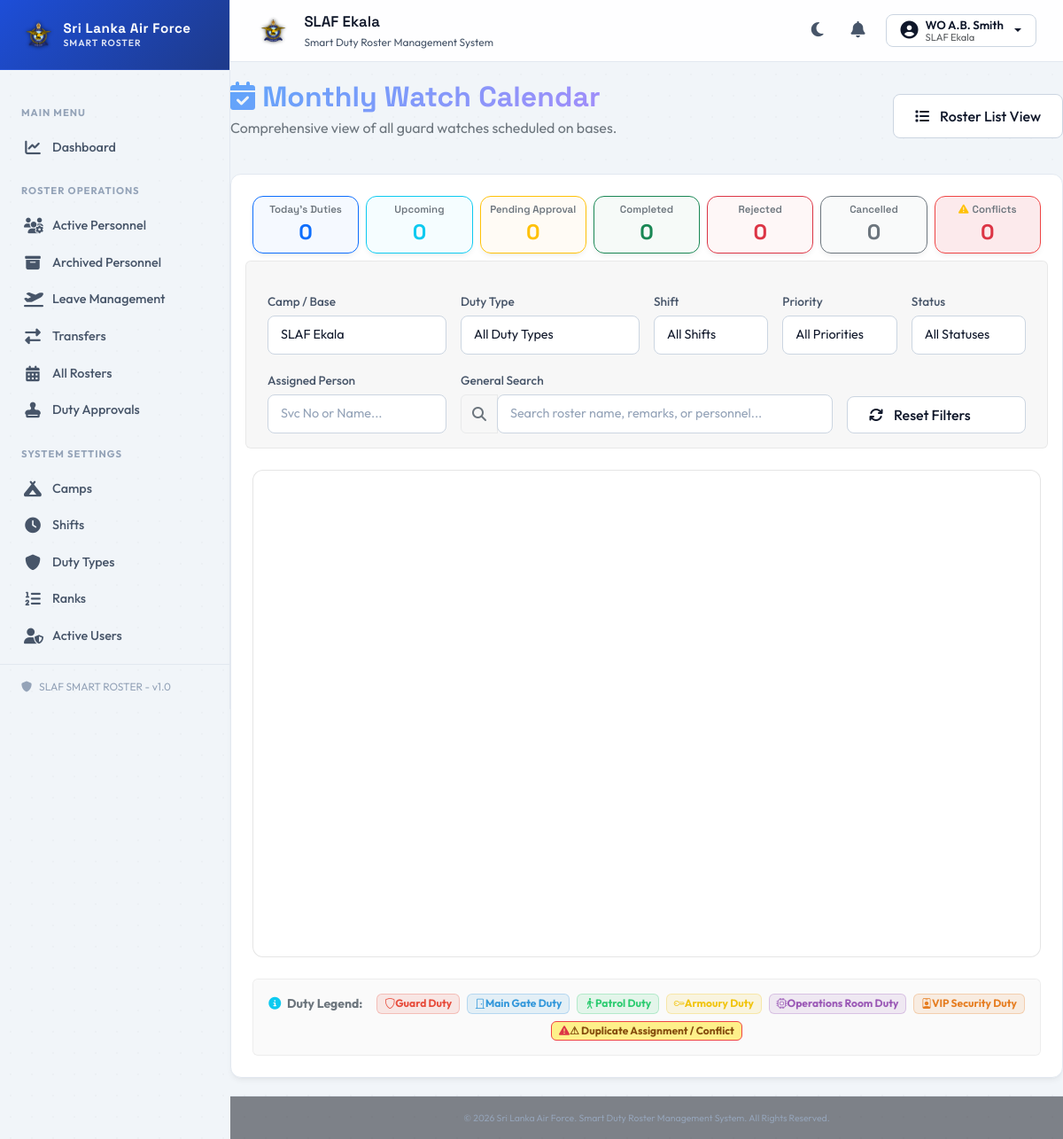
The page /rosters/calendar (signed in) on the database its author committed.
### tables this page shows
CREATE TABLE IF NOT EXISTS `users` (
  `user_id` INT AUTO_INCREMENT PRIMARY KEY,
  `service_number` VARCHAR(30) UNIQUE NOT NULL,
  `username` VARCHAR(100) NULL,
  `password_hash` VARCHAR(255) NOT NULL,
  `role_id` INT NOT NULL,
  `status` ENUM('Active', 'Suspended', 'Locked') DEFAULT 'Active',
  `failed_attempts` INT NOT NULL DEFAULT 0,
  `lock_date` TIMESTAMP NULL DEFAULT NULL,
  `lock_reason` VARCHAR(255) NULL,
  `locked_until` TIMESTAMP NULL DEFAULT NULL,
  `force_password_change` TINYINT(1) NOT NULL DEFAULT 0,
  `password_reset_at` TIMESTAMP NULL DEFAULT NULL,
  `password_reset_by` VARCHAR(30) NULL,
  `password_reset_reason` VARCHAR(255) NULL,
  `unlock_reason` VARCHAR(255) NULL,
  `unlock_date` TIMESTAMP NULL DEFAULT NULL,
  `unlocked_by` VARCHAR(30) NULL,
  `is_archived` TINYINT(1) NOT NULL DEFAULT 0,
  `archived_at` TIMESTAMP NULL DEFAULT NULL,
  `archived_by` VARCHAR(30) NULL,
  `archive_reason` TEXT NULL,
  `restored_at` TIMESTAMP NULL DEFAULT NULL,
  `restored_by` VARCHAR(30) NULL,
  `restore_reason` TEXT NULL,
  `created_at` TIMESTAMP DEFAULT CURRENT_TIMESTAMP,
  `updated_at` TIMESTAMP DEFAULT CURRENT_TIMESTAMP ON UPDATE CURRENT_TIMESTAMP,
  FOREIGN KEY (`service_number`) REFERENCES `personnel` (`service_number`) ON DELETE CASCADE ON UPDATE CASCADE,
  FOREIGN KEY (`role_id`) REFERENCES `roles` (`role_id`) ON UPDATE CASCADE,
  INDEX idx_users_role (`role_id`),
  INDEX idx_users_username (`username`),
  INDEX idx_users_archived (`is_archived`)
);

CREATE TABLE IF NOT EXISTS `camps` (
  `camp_id` INT AUTO_INCREMENT PRIMARY KEY,
  `camp_code` VARCHAR(50) UNIQUE NOT NULL,
  `camp_name` VARCHAR(150) NOT NULL,
  `address` TEXT NULL,
  `status` ENUM('Active', 'Inactive') DEFAULT 'Active',
  `created_at` TIMESTAMP DEFAULT CURRENT_TIMESTAMP,
  `updated_at` TIMESTAMP DEFAULT CURRENT_TIMESTAMP ON UPDATE CURRENT_TIMESTAMP,
  INDEX idx_camp_status (`status`)
);

CREATE TABLE IF NOT EXISTS `ranks` (
  `rank_id` INT AUTO_INCREMENT PRIMARY KEY,
  `rank_code` VARCHAR(50) UNIQUE NOT NULL,
  `rank_name` VARCHAR(100) NOT NULL,
  `rank_short_name` VARCHAR(20) NOT NULL,
  `display_order` INT DEFAULT 0,
  `status` ENUM('Active', 'Inactive') DEFAULT 'Active',
  `created_at` TIMESTAMP DEFAULT CURRENT_TIMESTAMP,
  `updated_at` TIMESTAMP DEFAULT CURRENT_TIMESTAMP ON UPDATE CURRENT_TIMESTAMP
);

CREATE TABLE IF NOT EXISTS `personnel` (
  `service_number` VARCHAR(30) PRIMARY KEY,
  `rank_id` INT NOT NULL,
  `initials` VARCHAR(50) NOT NULL,
  `full_name` VARCHAR(255) NOT NULL,
  `trade` VARCHAR(100) NOT NULL,
  `camp_id` INT NOT NULL,
  `contact_number` VARCHAR(30) NULL,
  `email` VARCHAR(150) UNIQUE NOT NULL,
  `f1250` VARCHAR(100) NULL,
  `section` VARCHAR(100) NULL,
  `appointment` VARCHAR(100) NULL,
  `status` ENUM('Active', 'Inactive', 'Temporary Duty', 'Leave') DEFAULT 'Active',
  `is_archived` TINYINT(1) NOT NULL DEFAULT 0,
  `archived_at` TIMESTAMP NULL DEFAULT NULL,
  `archived_by` VARCHAR(30) NULL DEFAULT NULL,
  `archive_reason` TEXT NULL DEFAULT NULL,
  `restored_at` TIMESTAMP NULL DEFAULT NULL,
  `restored_by` VARCHAR(30) NULL DEFAULT NULL,
  `restore_reason` TEXT NULL DEFAULT NULL,
  `created_at` TIMESTAMP DEFAULT CURRENT_TIMESTAMP,
  `updated_at` TIMESTAMP DEFAULT CURRENT_TIMESTAMP ON UPDATE CURRENT_TIMESTAMP,
  FOREIGN KEY (`camp_id`) REFERENCES `camps` (`camp_id`) ON UPDATE CASCADE,
  FOREIGN KEY (`rank_id`) REFERENCES `ranks` (`rank_id`) ON UPDATE CASCADE,
  INDEX idx_personnel_camp (`camp_id`),
  INDEX idx_personnel_status (`status`),
  INDEX idx_personnel_rank (`rank_id`),
  INDEX idx_personnel_archived (`is_archived`)
);

CREATE TABLE IF NOT EXISTS `duty_types` (
  `duty_type_id` INT AUTO_INCREMENT PRIMARY KEY,
  `duty_type_name` VARCHAR(100) UNIQUE NOT NULL,
  `duty_code` VARCHAR(50) UNIQUE NOT NULL,
  `description` VARCHAR(255) NULL,
  `color_code` VARCHAR(50) NULL,
  `icon_class` VARCHAR(50) NULL,
  `display_order` INT DEFAULT 0,
  `status` ENUM('Active', 'Inactive') DEFAULT 'Active',
  `created_by` INT NULL,
  `updated_by` INT NULL,
  `created_at` TIMESTAMP DEFAULT CURRENT_TIMESTAMP,
  `updated_at` TIMESTAMP DEFAULT CURRENT_TIMESTAMP ON UPDATE CURRENT_TIMESTAMP,
  FOREIGN KEY (`created_by`) REFERENCES `users` (`user_id`) ON DELETE SET NULL,
  FOREIGN KEY (`updated_by`) REFERENCES `users` (`user_id`) ON DELETE SET NULL
);

### views/rosters/calendar.php (the view, shortened to what the rows shown need)
<?php
include __DIR__ . '/../layout/header.php';
?>
<div class="row mb-4 align-items-center">
    <div class="col-md-6">
        <h2 class="fw-bold mb-1 gradient-text"><i class="fas fa-calendar-check"></i> Monthly Watch Calendar</h2>
    </div>
</div>
<div class="glass-card p-4">
    <div class="d-flex flex-wrap gap-2 mt-4 align-items-center justify-content-center p-3 rounded" style="background: rgba(0,0,0,0.02); border: 1px solid rgba(0,0,0,0.05);">
        <strong class="text-secondary small me-2"><i class="fas fa-circle-info text-info me-1"></i> Duty Legend:</strong>
        <?php foreach ($activeDutyTypes as $dt): ?>
            <span class="badge d-inline-flex align-items-center gap-1.5 px-2.5 py-1.5 rounded text-dark" style="background: <?= htmlspecialchars($dt['color_code']) ?>1c; border: 1px solid <?= htmlspecialchars($dt['color_code']) ?>44; color: <?= htmlspecialchars($dt['color_code']) ?> !important;">
                <i class="<?= htmlspecialchars($dt['icon_class']) ?>"></i> <?= htmlspecialchars($dt['duty_type_name']) ?>
            </span>
        <?php endforeach; ?>
        <span class="badge d-inline-flex align-items-center gap-1.5 px-2.5 py-1.5 rounded text-dark" style="background: #fef08a; border: 1px solid #ef4444; color: #854d0e !important;">
            <i class="fas fa-triangle-exclamation text-danger"></i> ⚠ Duplicate Assignment / Conflict
        </span>
    </div>
</div>
<?php
include __DIR__ . '/../layout/footer.php';
?>

### views/layout/header.php (shortened to what the rows shown need)
<?php
$isLoggedIn = Session::has('user_id');
$roleName = Session::get('role_name');
$fullName = Session::get('full_name');
$rankName = Session::get('rank');
$serviceNum = Session::get('service_number');
$profileName = '';
$profileCampName = '';
if ($isLoggedIn && $serviceNum) {
    try {
        $profile = User::getProfileInfo(Session::get('user_id'));
        if ($profile) {
            $initials = $profile['initials'] ?? '';
            $fName = $profile['full_name'] ?? '';
            $rankShort = $profile['rank_short_name'] ?? '';
            $nameParts = explode(' ', trim($fName));
            $lastName = end($nameParts);
            $rankPrefix = ($rankShort ?: ($rankName ?? ''));
            $profileName = ($rankPrefix ? $rankPrefix . ' ' : '') . $initials . ' ' . $lastName;
            $profileCampName = $profile['camp_name'] ?: 'No Location';
        } else {
            $profileName = ($rankName ? $rankName . ' ' : '') . $fullName;
            $profileCampName = 'SLAF Base';
        }
    } catch (Exception $e) {
        $profileName = ($rankName ? $rankName . ' ' : '') . $fullName;
        $profileCampName = 'SLAF Base';
    }
}
?>
<!DOCTYPE html>
<html lang="en">
<head>
    <link href="<?= BASE_URL ?>/views/assets/vendor/css/bootstrap.min.css" rel="stylesheet">
    <link href="https://cdnjs.cloudflare.com/ajax/libs/font-awesome/6.4.2/css/all.min.css" rel="stylesheet">
    <link rel="stylesheet" href="https://cdn.jsdelivr.net/npm/bootstrap-icons@1.11.3/font/bootstrap-icons.min.css">
    <link href="<?= BASE_URL ?>/views/assets/css/style.css?v=<?= time() ?>" rel="stylesheet">
</head>
<body>
    <?php if ($isLoggedIn):
        $campName = $profileCampName ?: 'SLAF Base';
    ?>
    <div class="app-container">
        <aside class="sidebar-custom offcanvas-lg offcanvas-start" id="sidebarMenu" tabindex="-1" aria-labelledby="sidebarMenuLabel">
            <div class="sidebar-header offcanvas-header d-flex align-items-center justify-content-between">
                <div class="d-flex align-items-center gap-2">
                    <img src="<?= BASE_URL ?>/views/assets/images/slaf_logo.png" alt="SLAF Logo" style="height: 38px; width: auto; object-fit: contain;">
                    <div class="sidebar-brand-text">
                        <div class="sidebar-brand-title">Sri Lanka Air Force</div>
                        <div class="sidebar-brand-subtitle">SMART ROSTER</div>
                    </div>
                </div>
            </div>
            <div class="offcanvas-body d-flex flex-column p-0 flex-grow-1">
                <div class="sidebar-menu">
                    <div class="sidebar-group-title">Main Menu</div>
                    <a class="sidebar-link <?= ($route ?? '') === '/dashboard' ? 'active' : '' ?>" href="<?= BASE_URL ?>/dashboard">
                        <i class="fas fa-chart-line"></i> Dashboard
                    </a>
                    <?php if ($roleName === 'Administrator' || $roleName === 'Super Admin'): ?>
                        <div class="sidebar-group-title">Roster Operations</div>
                        <a class="sidebar-link <?= ($route ?? '') === '/personnel' ? 'active' : '' ?>" href="<?= BASE_URL ?>/personnel">
                            <i class="fas fa-users-gear"></i> Active Personnel
                        </a>
                        <a class="sidebar-link <?= ($route ?? '') === '/personnel/archived' ? 'active' : '' ?>" href="<?= BASE_URL ?>/personnel/archived">
                            <i class="fas fa-box-archive"></i> Archived Personnel
                        </a>
                        <a class="sidebar-link <?= ($route ?? '') === '/leaves' ? 'active' : '' ?>" href="<?= BASE_URL ?>/leaves">
                            <i class="fas fa-plane-departure"></i> Leave Management
                        </a>
                        <a class="sidebar-link <?= in_array(($route ?? ''), ['/postings', '/transfers', '/transfers/view']) ? 'active' : '' ?>" href="<?= BASE_URL ?>/transfers">
                            <i class="fas fa-right-left"></i> Transfers
                        </a>
                        <a class="sidebar-link <?= ($route ?? '') === '/rosters' ? 'active' : '' ?>" href="<?= BASE_URL ?>/rosters">
                            <i class="fas fa-calendar-days"></i> All Rosters
                        </a>
                        <a class="sidebar-link <?= ($route ?? '') === '/rosters/approve' ? 'active' : '' ?>" href="<?= BASE_URL ?>/rosters/approve">
                            <i class="fas fa-stamp"></i> Duty Approvals
                        </a>
                        <div class="sidebar-group-title">System Settings</div>
                        <a class="sidebar-link <?= ($route ?? '') === '/camps' ? 'active' : '' ?>" href="<?= BASE_URL ?>/camps">
                            <i class="fas fa-campground"></i> Camps
                        </a>
                        <a class="sidebar-link <?= ($route ?? '') === '/shifts' ? 'active' : '' ?>" href="<?= BASE_URL ?>/shifts">
                            <i class="fas fa-clock"></i> Shifts
                        </a>
                        <a class="sidebar-link <?= ($route ?? '') === '/duty-types' ? 'active' : '' ?>" href="<?= BASE_URL ?>/duty-types">
                            <i class="fas fa-shield"></i> Duty Types
                        </a>
                        <a class="sidebar-link <?= ($route ?? '') === '/ranks' ? 'active' : '' ?>" href="<?= BASE_URL ?>/ranks">
                            <i class="fas fa-list-ol"></i> Ranks
                        </a>
                        <a class="sidebar-link <?= ($route ?? '') === '/users' ? 'active' : '' ?>" href="<?= BASE_URL ?>/users">
                            <i class="fas fa-user-shield"></i> Active Users
                        </a>
                        <a class="sidebar-link <?= ($route ?? '') === '/users/archived' ? 'active' : '' ?>" href="<?= BASE_URL ?>/users/archived">
                        </a>
                    <?php endif; ?>
                </div>
                <div class="sidebar-footer">
                    <i class="fas fa-shield"></i> SLAF SMART ROSTER - v1.0
                </div>
            </div>
        </aside>
        <div class="main-layout">
            <header class="topbar-custom">
                <div class="d-flex align-items-center">
                    <img src="<?= BASE_URL ?>/views/assets/images/slaf_logo.png" alt="SLAF Logo" class="me-3" style="height: 36px; width: auto; object-fit: contain;">
                    <div class="topbar-title-section">
                        <div class="topbar-title d-none d-md-block"><?= htmlspecialchars($campName) ?></div>
                        <div class="topbar-subtitle d-none d-md-block">Smart Duty Roster Management System</div>
                    </div>
                </div>
                <div class="topbar-actions">
                    <button class="topbar-action-btn" id="themeToggle" title="Toggle theme">
                        <i class="fas fa-moon"></i>
                    </button>
                    <a href="<?= BASE_URL ?>/notifications" class="topbar-action-btn position-relative text-decoration-none" title="Notifications">
                        <i class="fas fa-bell"></i>
                    </a>
                    <div class="dropdown">
                        <button class="btn btn-custom btn-custom-secondary dropdown-toggle py-1 px-2 px-md-3 d-inline-flex align-items-center gap-2" type="button" id="userMenu" data-bs-toggle="dropdown" aria-expanded="false">
                            <i class="fas fa-user-circle fs-5"></i>
                            <span class="d-none d-md-inline text-start" style="line-height: 1.1; font-size: 0.825rem;">
                                <span class="d-block fw-semibold" style="color: #0f172a;"><?= htmlspecialchars($profileName ?? '') ?></span>
                                <span class="d-block text-muted" style="font-size: 0.7rem; font-weight: normal;"><?= htmlspecialchars($profileCampName ?? '') ?></span>
                            </span>
                        </button>
                    </div>
                </div>
            </header>
            <div class="main-content-container">
    <?php elseif (isset($isLoginPage) && $isLoginPage): ?>
        <div class="login-wrapper">
    <?php else: ?>
        <div class="container my-4 content-wrapper">
    <?php endif; ?>

### rows shown on the page
users: camps.camp_name "SLAF Ekala", ranks.rank_short_name "WO A.B. Smith"
duty_types: duty_type_name "Guard Duty"
duty_types: duty_type_name "Main Gate Duty"
duty_types: duty_type_name "Patrol Duty"
duty_types: duty_type_name "Armoury Duty"
duty_types: duty_type_name "Operations Room Duty"
duty_types: duty_type_name "VIP Security Duty"

### other values the page prints
form field value "SLAF Ekala"
